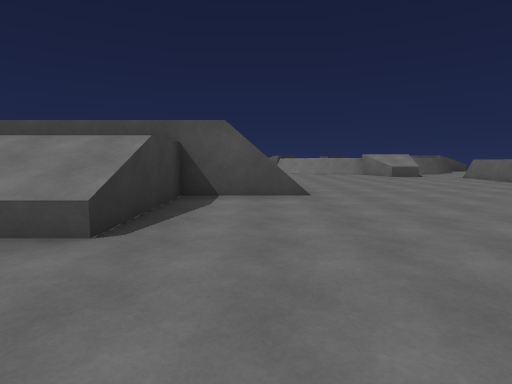
[1] (above)

24 first-person views from a walk through a scene from a Unity 3-D project. The camera is 1.4 m above the floor, tilts 6° down and sees 80° across. The floor is counted in squares, 2 m on a side. Each view is taken from the middle of a square. On the plan, view 1 faces up. The plan holds only what a view shows up to about 10 squares ahead; the rest is blank. The place goes on beyond the plan. The player character is not drawn.

[2]
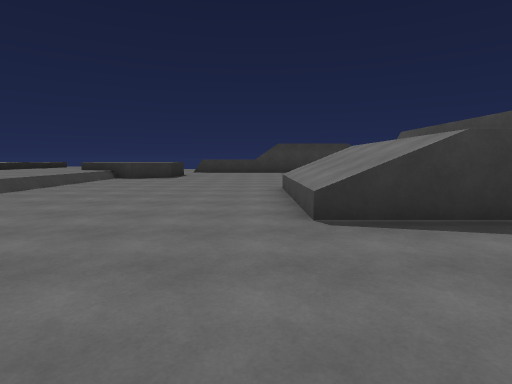

[3]
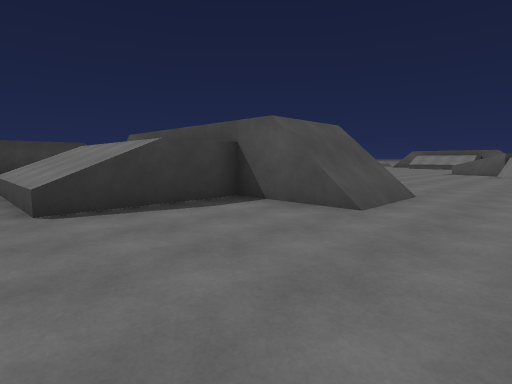

[4]
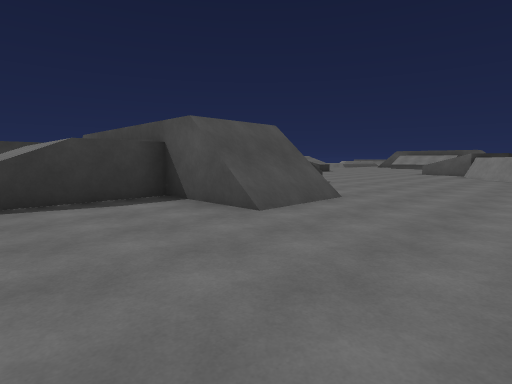

[5]
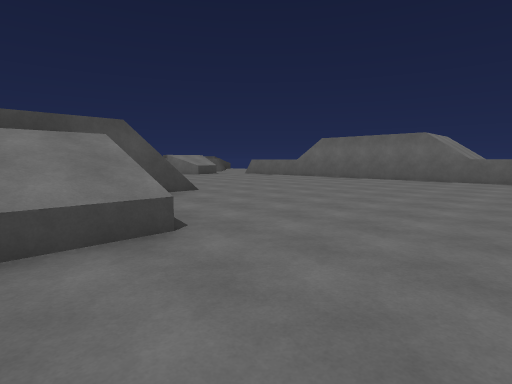

[6]
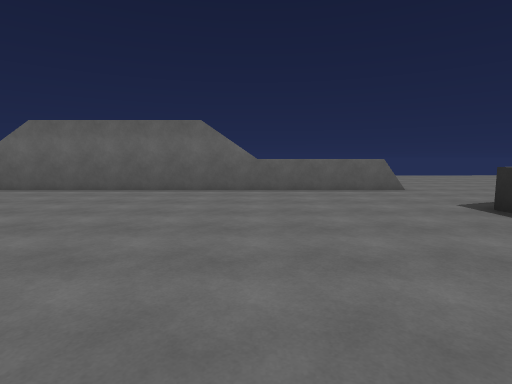

[7]
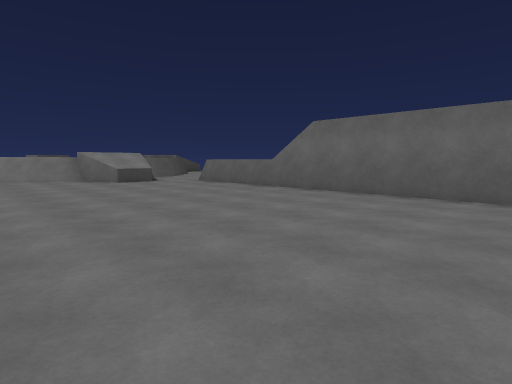

[8]
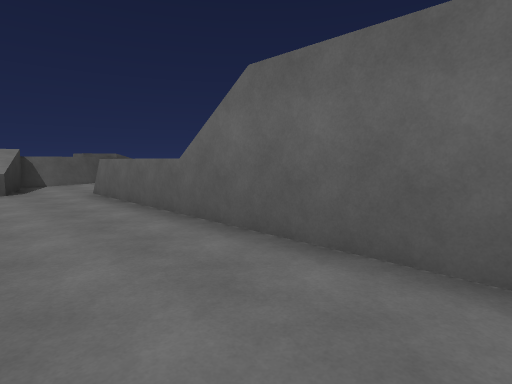

[9]
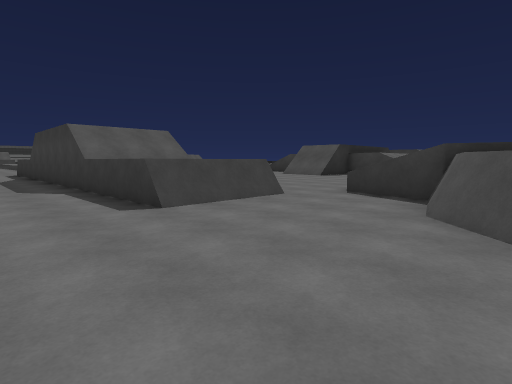

[10]
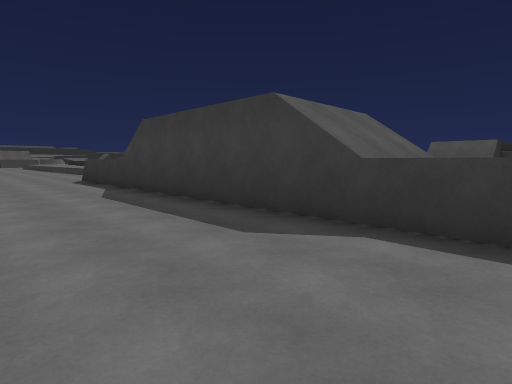

[11]
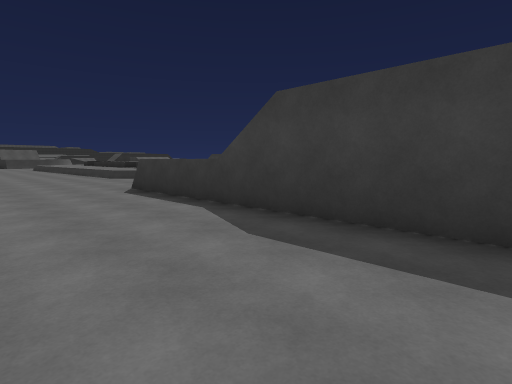

[12]
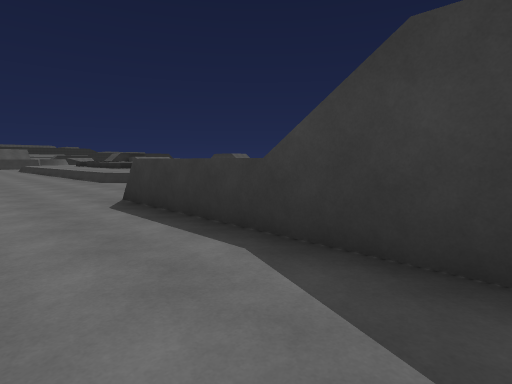

[13]
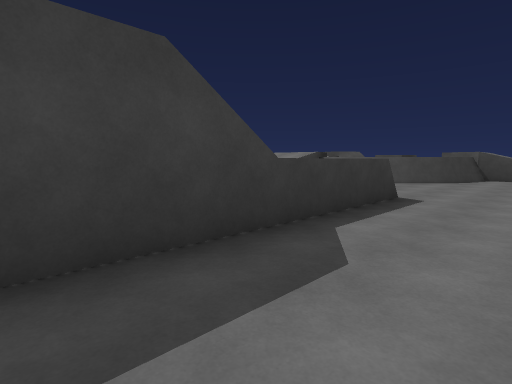

[14]
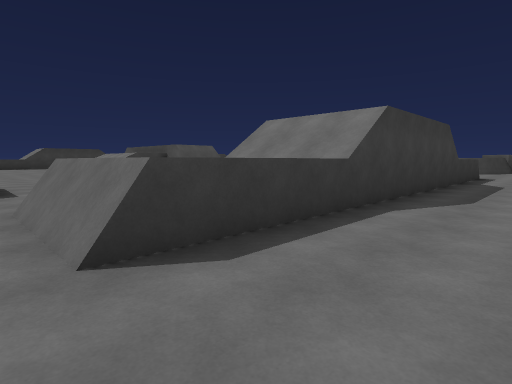

[15]
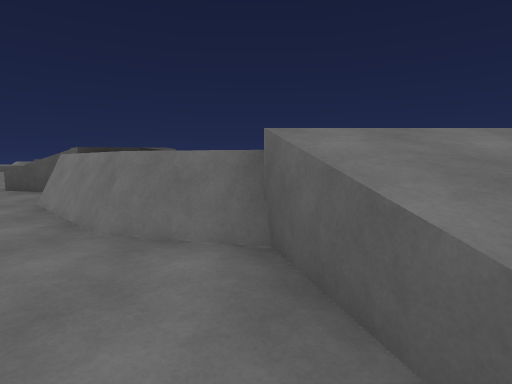

[16]
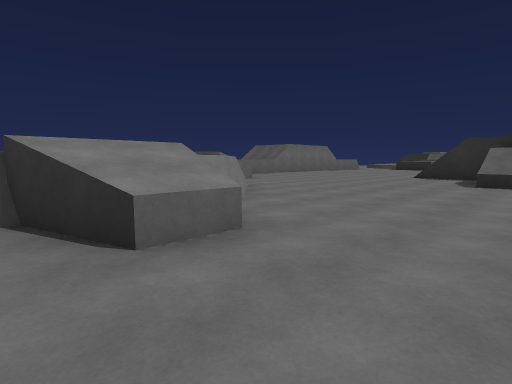

[17]
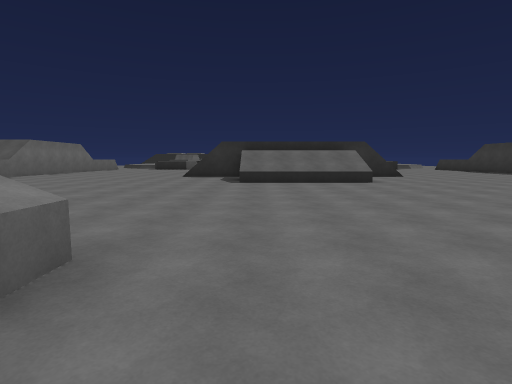

[18]
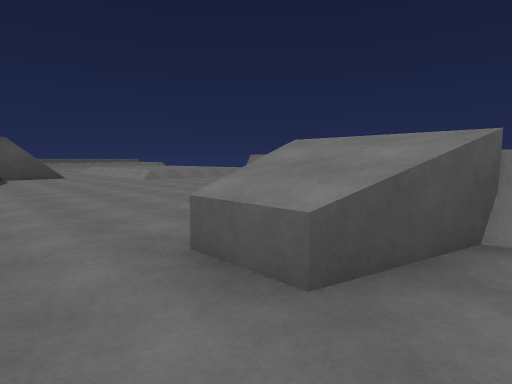

[19]
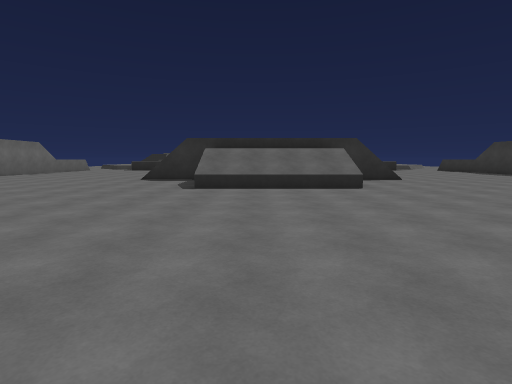

[20]
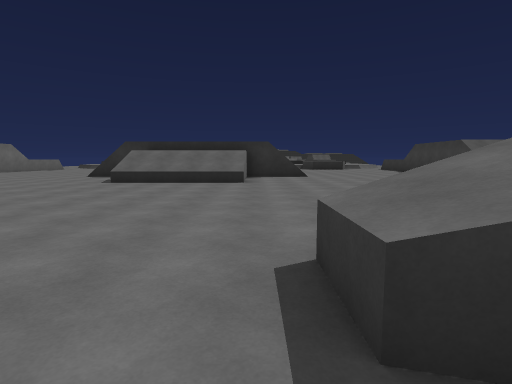

[21]
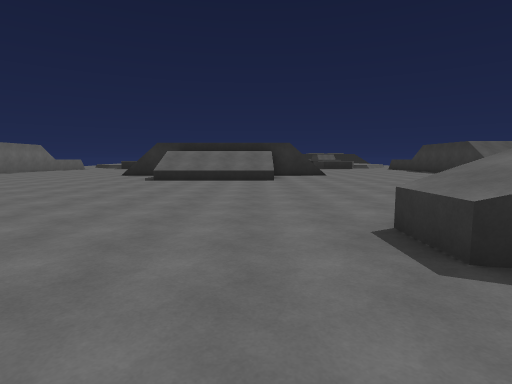

[22]
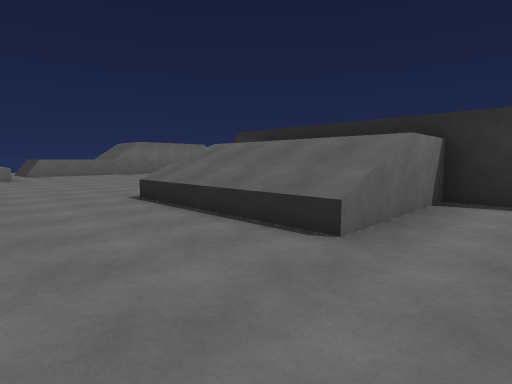

[23]
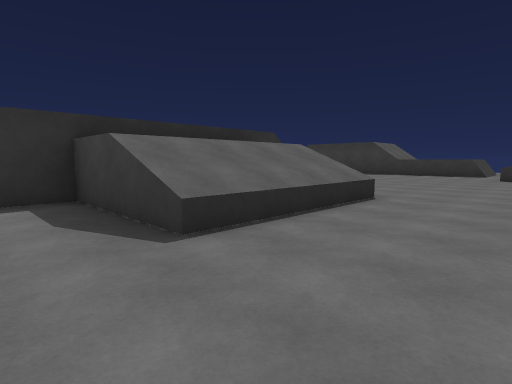

[24]
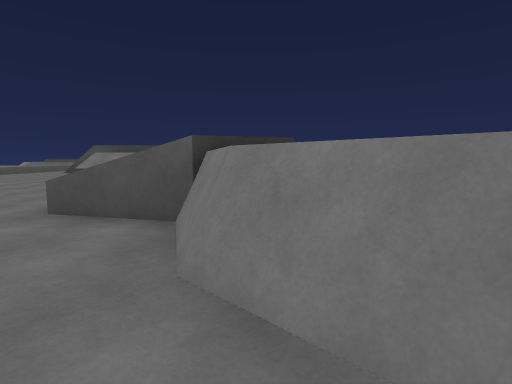

### Floor plan
Key: @ floor where view 1 was taken; # wall or solid block; . main floor; : floor 3.25 m higher than the main floor; / step, stairs or slope; ^ raised ledge.
Columns run from 7 left of view 1 to 14 right of it. Each row starts with its distance up from view 1.
 30       ..
 29       ...
 28       ....
 27       .....
 26       .....
 25       .....
 24   ..  ....
 23   .......
 22   .......^
 21  ........
 20 ^......^#
 19 ^......^#^        #^
 18 .........^        ^.
 17 .........^       ^..
 16 ..........^     ^#...
 15 ...........^^^^^#....
 14 .............##......
 13 .............^.......
 12 .....................
 11 ..^^^^.........^^^...
 10 ..#^^#.........^ ^....
  9 ..#  #.........^ ^....
  8 //    ///......###....
  7       ://......###....
  6       ///......###....
  5      #.........###....
  4  .^^^^.........###....
  3 ..^^^^.........###....
  2 ...............^^^....
  1 ...............^ ^....
  0 .......@.......^ ^...
 -1 ....... .......^##...
 -2 ......      ^........
 -3 ....          .......
 -4 ^^^             .....
 -5 ^               .....
 -6                 ^....
 -7                  ...
 -8                   ..

Positions as (right, up) in squares from view 1, and headings:
1: (0, 0), facing up
2: (2, 2), facing left
3: (3, 2), facing up-left
4: (4, 3), facing up-left
5: (-3, 0), facing up-right
6: (1, 2), facing right
7: (2, 3), facing up-right
8: (6, 5), facing up-right
9: (13, 16), facing down-left
10: (14, 10), facing down-left
11: (14, 6), facing down-left
12: (13, 4), facing down-left
13: (13, 6), facing up-left
14: (13, -2), facing up-left
15: (5, 12), facing up
16: (-3, 21), facing down-right
17: (-2, 21), facing down
18: (-2, 18), facing up-right
19: (-3, 19), facing down
20: (-6, 21), facing down
21: (-5, 22), facing down
22: (-7, 14), facing down-right
23: (0, 14), facing down-left
24: (2, 15), facing up
